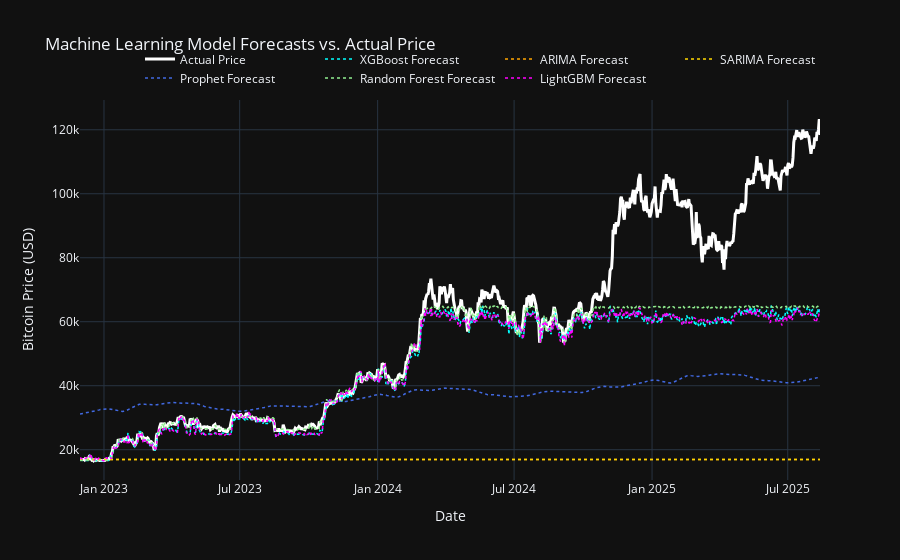
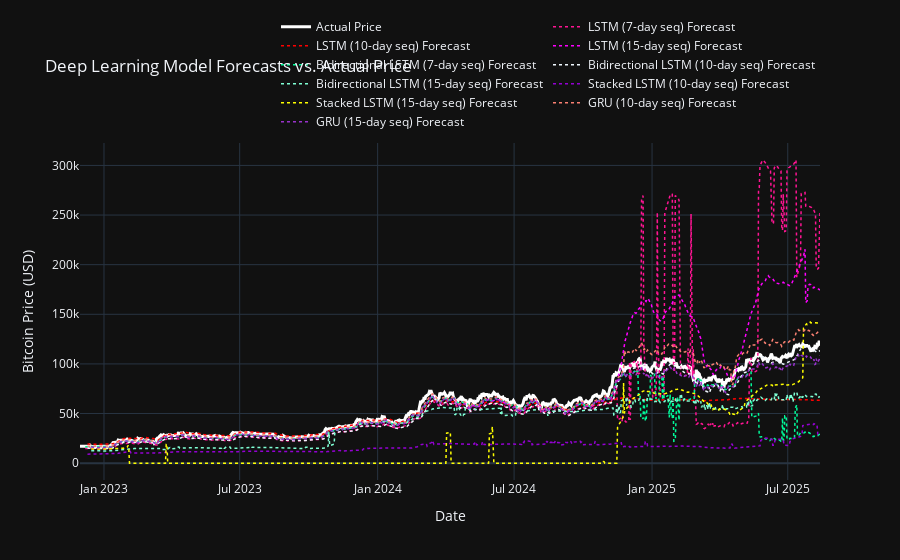

Here is the notebook cell these charts were saved with, in order:
### Code cell
import plotly.graph_objects as go

color_map = {
    'XGBoost': 'cyan',
    'ARIMA': 'orange',
    'SARIMA': 'gold',
    'Prophet': 'royalblue',
    'Random Forest': 'lightgreen',
    'LightGBM': 'magenta',
    'LSTM (7-day seq)': 'deeppink',
    'LSTM (10-day seq)': 'red',
    'LSTM (15-day seq)': 'fuchsia',
    'Bidirectional LSTM (7-day seq)' : 'mediumspringgreen',
    'Bidirectional LSTM (10-day seq)': 'aliceblue',
    'Bidirectional LSTM (15-day seq)': 'aquamarine',
    'Stacked LSTM (10-day seq)': 'darkviolet',
    'Stacked LSTM (15-day seq)': 'yellow',
    'GRU (10-day seq)': 'salmon',
    'GRU (15-day seq)': 'darkorchid'
}

ml_model_names = ['XGBoost', 'ARIMA', 'SARIMA', 'Prophet', 'Random Forest', 'LightGBM']
dl_model_names = [name for name in results.keys() if name not in ml_model_names]

# --- PLOT 1: MACHINE LEARNING MODELS ---
print("\n--- Generating Plot for Machine Learning Models ---")
fig_ml = go.Figure()

# Add the actual price line
fig_ml.add_trace(go.Scatter(
    x=y_test.index, y=y_test, mode='lines', name='Actual Price',
    line=dict(color='white', width=3)
))

# Loop through ONLY the ML model results
for model_name in ml_model_names:
    if model_name in results: # Check if the model was actually run
        result_data = results[model_name]
        model_color = color_map.get(model_name, 'grey')

        fig_ml.add_trace(go.Scatter(
            x=result_data['predictions'].index, # Use the prediction's own index
            y=result_data['predictions'],
            mode='lines', name=f'{model_name} Forecast',
            line=dict(color=model_color, width=1.5, dash='dot')
        ))

# Customize and show the ML plot
fig_ml.update_layout(
    title='Machine Learning Model Forecasts vs. Actual Price',
    xaxis_title='Date', yaxis_title='Bitcoin Price (USD)', template='plotly_dark',
    legend=dict(orientation="h", yanchor="bottom", y=1.02, xanchor="right", x=1)
)
fig_ml.show()


# --- PLOT 2: DEEP LEARNING MODELS ---
print("\n--- Generating Plot for Deep Learning Models ---")
fig_dl = go.Figure()

# Add the actual price line
fig_dl.add_trace(go.Scatter(
    x=y_test.index, y=y_test, mode='lines', name='Actual Price',
    line=dict(color='white', width=3)
))

# Loop through ONLY the DL model results
for model_name in dl_model_names:
    if model_name in results: # Check if the model was actually run
        result_data = results[model_name]
        model_color = color_map.get(model_name, 'grey')

        # The predictions from sequence models are shorter.
        # Plotting them with their own index aligns them correctly on the timeline.
        fig_dl.add_trace(go.Scatter(
            x=result_data['predictions'].index, # Uses the prediction's own index
            y=result_data['predictions'],
            mode='lines', name=f'{model_name} Forecast',
            line=dict(color=model_color, width=1.5, dash='dot')
        ))

# Customize and show the DL plot
fig_dl.update_layout(
    title='Deep Learning Model Forecasts vs. Actual Price',
    xaxis_title='Date', yaxis_title='Bitcoin Price (USD)', template='plotly_dark',
    legend=dict(orientation="h", yanchor="bottom", y=1.02, xanchor="right", x=1)
)
fig_dl.show()

# # Create a figure object (our canvas)
# fig = go.Figure()

# # Plot the real future prices from the test set
# fig.add_trace(go.Scatter(
#     x=y_test.index,
#     y=y_test,
#     mode='lines',
#     name='Actual Future Price',
#     line=dict(color='white', width=3) # Make the true line thick and white
# ))

# for model_name, result_data in results.items():
#     # Get the color for the current model from our map
#     # .get() is used safely in case a model name is not in the map, it will default to grey
#     model_color = color_map.get(model_name, 'grey')

#     fig.add_trace(go.Scatter(
#         x=y_test.index,
#         y=result_data['predictions'],
#         mode='lines',
#         name=f'{model_name} Forecast',
#         line=dict(color=model_color, width=1.5, dash='dot')
#     ))

# fig.update_layout(
#     title='Model Forecast vs. Actual Price',
#     xaxis_title='Date',
#     yaxis_title='Bitcoin Price (USD)',
#     template='plotly_dark',
#     legend=dict(orientation="h", yanchor="bottom", y=1.02, xanchor="right", x=1)
# )

# fig.show()

### Figure 1 — Plotly figure (JSON) as saved in the notebook; plotly's stock layout.template omitted (floating-point values rounded to 4 significant figures; data arrays with more than 128 entries replaced by an {"elided": "..."} marker saying what was removed)
{"data": [{"line": {"color": "white", "width": 3}, "mode": "lines", "name": "Actual Price", "type": "scatter", "x": {"elided": "988 str values"}, "y": {"elided": "988 float values"}}, {"line": {"color": "cyan", "dash": "dot", "width": 1.5}, "mode": "lines", "name": "XGBoost Forecast", "type": "scatter", "x": {"elided": "988 str values"}, "y": {"elided": "988 float values"}}, {"line": {"color": "orange", "dash": "dot", "width": 1.5}, "mode": "lines", "name": "ARIMA Forecast", "type": "scatter", "x": {"elided": "988 str values"}, "y": {"elided": "988 float values"}}, {"line": {"color": "gold", "dash": "dot", "width": 1.5}, "mode": "lines", "name": "SARIMA Forecast", "type": "scatter", "x": {"elided": "988 str values"}, "y": {"elided": "988 float values"}}, {"line": {"color": "royalblue", "dash": "dot", "width": 1.5}, "mode": "lines", "name": "Prophet Forecast", "type": "scatter", "x": {"elided": "988 str values"}, "y": {"elided": "988 float values"}}, {"line": {"color": "lightgreen", "dash": "dot", "width": 1.5}, "mode": "lines", "name": "Random Forest Forecast", "type": "scatter", "x": {"elided": "988 str values"}, "y": {"elided": "988 float values"}}, {"line": {"color": "magenta", "dash": "dot", "width": 1.5}, "mode": "lines", "name": "LightGBM Forecast", "type": "scatter", "x": {"elided": "988 str values"}, "y": {"elided": "988 float values"}}], "layout": {"legend": {"orientation": "h", "x": 1, "xanchor": "right", "y": 1.02, "yanchor": "bottom"}, "title": {"text": "Machine Learning Model Forecasts vs. Actual Price"}, "xaxis": {"title": {"text": "Date"}}, "yaxis": {"title": {"text": "Bitcoin Price (USD)"}}}}

### Figure 2 — Plotly figure (JSON) as saved in the notebook; plotly's stock layout.template omitted (floating-point values rounded to 4 significant figures; data arrays with more than 128 entries replaced by an {"elided": "..."} marker saying what was removed)
{"data": [{"line": {"color": "white", "width": 3}, "mode": "lines", "name": "Actual Price", "type": "scatter", "x": {"elided": "988 str values"}, "y": {"elided": "988 float values"}}, {"line": {"color": "deeppink", "dash": "dot", "width": 1.5}, "mode": "lines", "name": "LSTM (7-day seq) Forecast", "type": "scatter", "x": {"elided": "981 str values"}, "y": {"elided": "981 float values"}}, {"line": {"color": "red", "dash": "dot", "width": 1.5}, "mode": "lines", "name": "LSTM (10-day seq) Forecast", "type": "scatter", "x": {"elided": "978 str values"}, "y": {"elided": "978 float values"}}, {"line": {"color": "fuchsia", "dash": "dot", "width": 1.5}, "mode": "lines", "name": "LSTM (15-day seq) Forecast", "type": "scatter", "x": {"elided": "973 str values"}, "y": {"elided": "973 float values"}}, {"line": {"color": "mediumspringgreen", "dash": "dot", "width": 1.5}, "mode": "lines", "name": "Bidirectional LSTM (7-day seq) Forecast", "type": "scatter", "x": {"elided": "981 str values"}, "y": {"elided": "981 float values"}}, {"line": {"color": "aliceblue", "dash": "dot", "width": 1.5}, "mode": "lines", "name": "Bidirectional LSTM (10-day seq) Forecast", "type": "scatter", "x": {"elided": "978 str values"}, "y": {"elided": "978 float values"}}, {"line": {"color": "aquamarine", "dash": "dot", "width": 1.5}, "mode": "lines", "name": "Bidirectional LSTM (15-day seq) Forecast", "type": "scatter", "x": {"elided": "973 str values"}, "y": {"elided": "973 float values"}}, {"line": {"color": "darkviolet", "dash": "dot", "width": 1.5}, "mode": "lines", "name": "Stacked LSTM (10-day seq) Forecast", "type": "scatter", "x": {"elided": "978 str values"}, "y": {"elided": "978 float values"}}, {"line": {"color": "yellow", "dash": "dot", "width": 1.5}, "mode": "lines", "name": "Stacked LSTM (15-day seq) Forecast", "type": "scatter", "x": {"elided": "973 str values"}, "y": {"elided": "973 float values"}}, {"line": {"color": "salmon", "dash": "dot", "width": 1.5}, "mode": "lines", "name": "GRU (10-day seq) Forecast", "type": "scatter", "x": {"elided": "978 str values"}, "y": {"elided": "978 float values"}}, {"line": {"color": "darkorchid", "dash": "dot", "width": 1.5}, "mode": "lines", "name": "GRU (15-day seq) Forecast", "type": "scatter", "x": {"elided": "973 str values"}, "y": {"elided": "973 float values"}}], "layout": {"legend": {"orientation": "h", "x": 1, "xanchor": "right", "y": 1.02, "yanchor": "bottom"}, "title": {"text": "Deep Learning Model Forecasts vs. Actual Price"}, "xaxis": {"title": {"text": "Date"}}, "yaxis": {"title": {"text": "Bitcoin Price (USD)"}}}}
